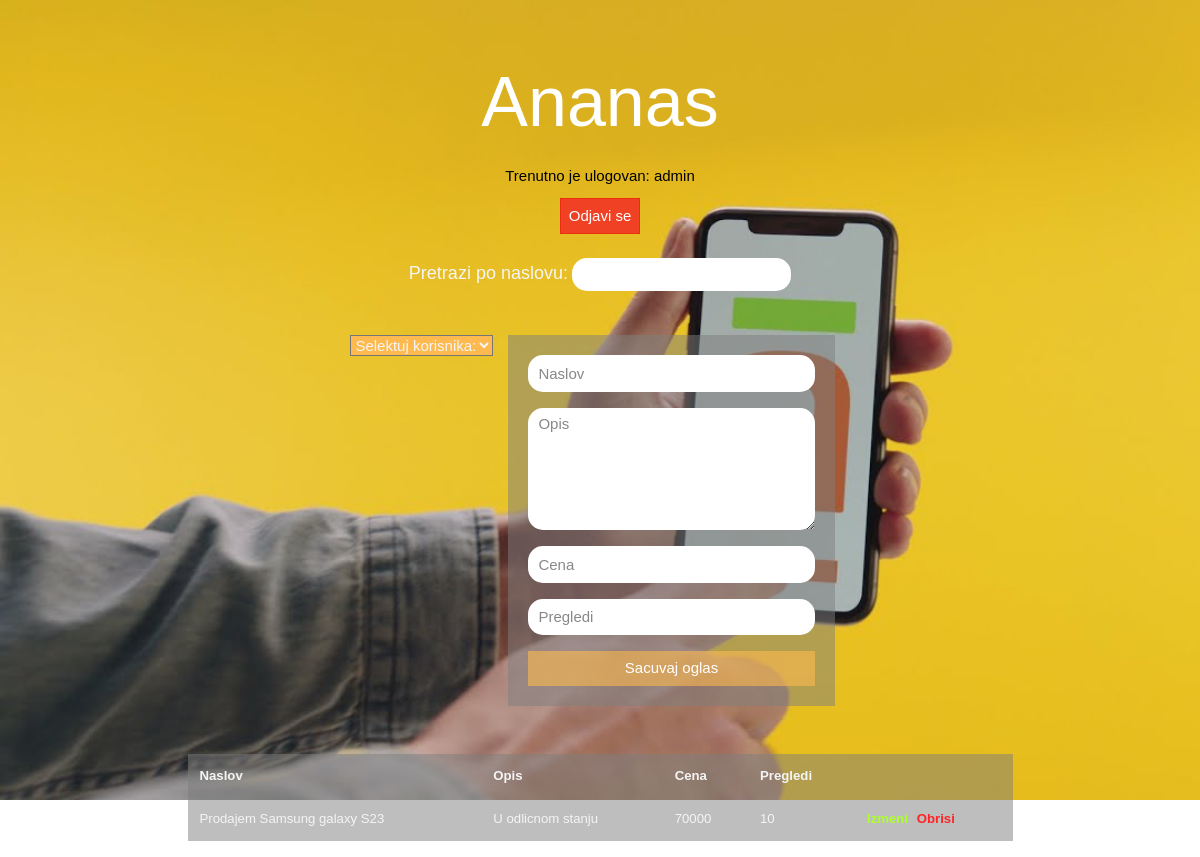
Page /home.php (signed in) on the earlier database version.
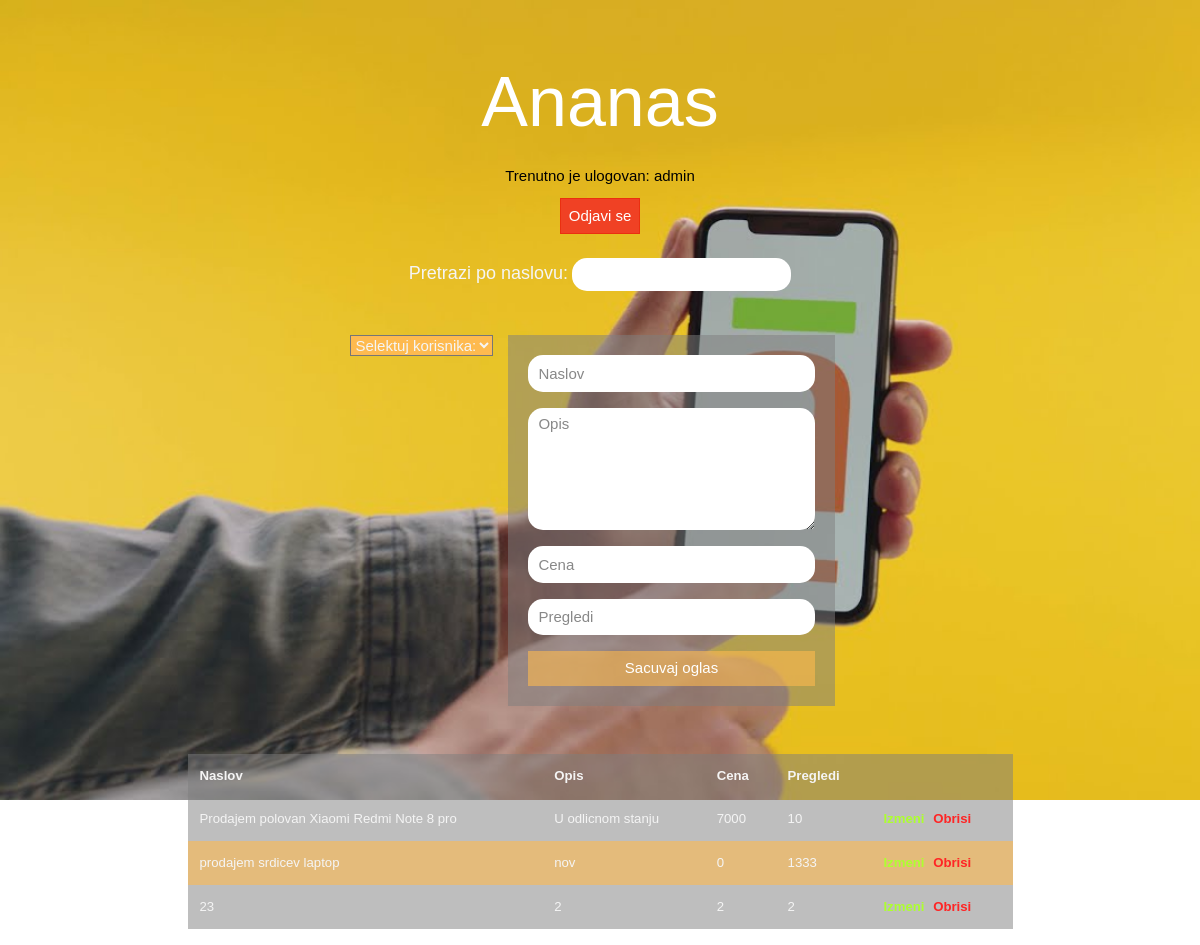
Same page on the later database version.
### tables this page shows
CREATE TABLE `oglas` (
  `oglasID` int(11) NOT NULL,
  `naslov` varchar(100) NOT NULL,
  `cena` int(11) NOT NULL,
  `opis` varchar(255) NOT NULL,
  `pregledi` int(11) NOT NULL,
  `userID` int(11) NOT NULL
);

### home.php (the view, shortened to what this page needs)
<?php
require "broker.php";
?>
<!DOCTYPE html>
<html lang="en">
<head>
    <link rel="stylesheet" href="https://bootswatch.com/4/yeti/bootstrap.min.css">
    <link rel="stylesheet" href="https://use.fontawesome.com/releases/v5.6.3/css/all.css">
    <link href="https://www.dafontfree.net/embed/c3BlY2lmeS1wZXJzb25hbC1ub3JtYWwtYmxhY2smZGF0YS81Mi9zLzE1Njg5Ny9TcGVjaWZ5UEVSU09OQUwtTm9ybUJsYWNrLnR0Zg" rel="stylesheet" type="text/css" />
    <link rel="stylesheet" href="css/oglas.css?v=2" type="text/css">
</head>
<body>
    <nav>
        <a href="home.php" class="logo">Ananas</a>
       <div class="currentlyLogged">
            <span class="loggedIn">Trenutno je ulogovan:</span>
            <span class="loggedIn">
            <?php echo $_SESSION["user_name"]; ?>
            </span>
        </div>
        <div> <a class="btn btn-danger" href="logout.php">Odjavi se</a></div>
    </nav>
    <div class="background-wrapper">
    </div>
    <div class="container">
        <div class="row centerClass">
            <div class="col-md-6 textCenter">
                <div id="pretraga" class="d-flex justify-content-center">
                    <div class="content d-flex flex-column">
                        <form action="">
                            <label for="fname">Pretrazi po naslovu:</label>
                            <input type="text" id="fname" class="inputForma" name="fname" onkeyup="showHint(this.value)">
                        </form>
                    </div>
                </div>
            </div>
        </div>
        <div class="row centerClass">
            <div class="col-md-9">
                <div class="row d-flex justify-content-center">
                    <div class="d-flex flex-column">
                        <form>
                            <select  class="selectMeni" name="users"  onchange="showUser(this.value)">
                                <option value="">Selektuj korisnika:</option>
                            </select>
                        </form>
                        <br>
                    </div>
                    <div id="dodavanje" class="col-md-5">
                        <div class="card card-body">
                            <form action="kontroler/add.php" id="dodajForm" name="unosOglasa" onsubmit="return validateForm()" method="POST">
                                <div class="form-group">
                                    <input type="text" name="naslov" class="form-control inputForma" placeholder="Naslov" autofocus>
                                </div>
                                <div class="form-group">
                                    <textarea name="opis" rows="5" class="form-control inputForma" placeholder="Opis"></textarea>
                                </div>
                                <div class="form-group">
                                    <input type="text" name="cena" class="form-control inputForma" placeholder="Cena">
                                </div>
                                <div class="form-group">
                                    <input type="text" name="pregledi" class="form-control inputForma" placeholder="Pregledi">
                                </div>
                                <input type="submit"  name="add" class="btn btn-primary btn-block dugme" value="Sacuvaj oglas">
                            </form>
                        </div>
                    </div>
                </div>
            </div>
        </div>
        <div class="row centerClass">
            <div class="col-md-9 mt-5">
                <table id="tabelaOglasi" class="table">
                    <thead>
                    <tr>
                        <th >Naslov</th>
                        <th>Opis</th>
                        <th >Cena</th>
                        <th>Pregledi</th>
                    </tr>
                    </thead>
                    <tbody>
                    <?php
                    $query = "SELECT * FROM oglas";
                    $oglasi = mysqli_query($conn,$query);
                    while ($row = mysqli_fetch_array($oglasi)) {
                        $id=$row['oglasID'];
                        $naslov=$row['naslov'];
                        $cena=$row['cena'];
                        $opis=$row['opis'];
                        $pregledi=$row['pregledi'];
                        ?>
                        <tr>
                            <td><?=$naslov ?></td>
                            <td><?=$opis ?></td>
                            <td><?=$cena ?></td>
                            <td><?=$pregledi ?></td>
                            <td>
                                <a href="kontroler/edit.php?id=<?php echo $row['oglasID'] ?>" class="izmeni">Izmeni</a>
                                <span class="delete" id='del_<?=$id?>'> Obrisi </span>
                            </td>
                        </tr>
                    <?php  } ?>
                    </tbody>
                </table>
            </div>
        </div>
    </div>
</body>
</html>

### css/oglas.css (style rules this page uses)
* { box-sizing: border-box; padding: 0; margin: 0; }
nav a:link { text-decoration: none; color: #fff; }
body { font-family: 'Montserrat', sans-serif; min-height: 100vh; }
.background-wrapper { position: fixed; background: url("../img/pozadina3.png"); background-size:cover; background-repeat: no-repeat; top:0px; left:0px; width: 100%; height: 100vh; background-color: orange; z-index: -1; }
select,option { color:whitesmoke; }
.delete { color: rgb(255, 37, 37); font-family: Montserrat, sans-serif; font-weight: bold; }
.inputForma { border-radius: 15px; border:0px; padding: 5px 10px; }
.centerClass { justify-content: center; }
.textCenter { text-align: center; }
nav { font-family: 'specify-personal-normal-black', sans-serif; text-align: center; padding-top: 50px; }
nav .logo { font-family: Montserrat, sans-serif; font-weight: lighter; font-size: 70px; text-decoration: none; color: white; }
#tabelaOglasi,.card { background-color: rgba(126, 126, 126, 0.5); color:whitesmoke; border: none; }
#tabelaOglasi .izmeni { margin-right: 5px; color: greenyellow; text-decoration: none; font-weight: bold; }
.currentlyLogged { margin:10px; }
.loggedIn { font-family: Montserrat, sans-serif; color: rgb(0, 0, 0); }
.selectMeni { background-color: rgba(254, 186, 79,1); }
#tabelaOglasi tr:nth-child(even) { background-color: rgba(254, 186, 79,0.6); }
#tabelaOglasi th,td { border-style : hidden!important; }
.dugme { border: none; background-color: rgba(254, 186, 79,0.6); }
#pretraga .content { color:whitesmoke; padding: 1.5rem; }
#pretraga label { font-size: 18px; }

Differences in the rows shown:
changed oglas "U odlicnom stanju": naslov "Prodajem Samsung galaxy S23" → "Prodajem polovan Xiaomi Redmi Note 8 pro"; cena "70000" → "7000"
added oglas: naslov "prodajem srdicev laptop", opis "nov", cena "0", pregledi "1333"
added oglas: naslov "23", opis "2", cena "2", pregledi "2"
